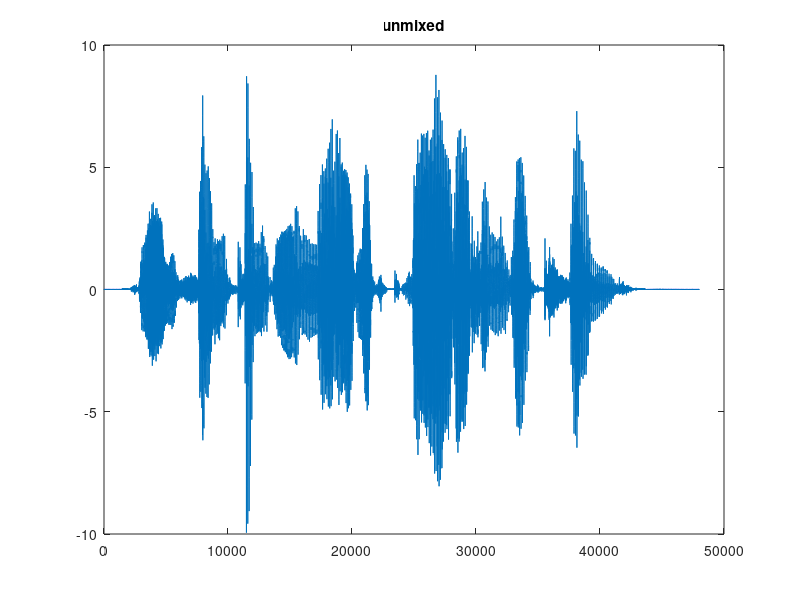
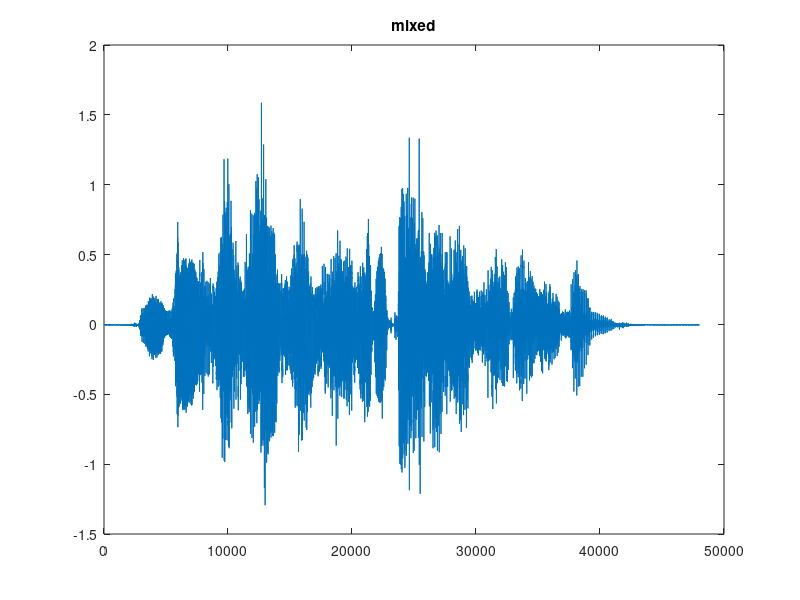

MATLAB code for these plots, in order:
clc
close all
clear all
load mixtures_task4.mat
fs=12000;t=4;

W=eye(3); %3 mixtures
I=W*W';
L=48000;alpha=0.02;loop=10
s=zeros(3,L)
for k=1:loop
for i=1:L
S=W*U(:,i);
W=W+alpha*(I-2*tanh(S)*S')*W;
alpha=alpha*0.999;
s(:,i)=S;
end
end
figure
plot(s(2,:))
title('unmixed')
figure
plot(U(2,:))
title('mixed')
%sound(s(1,:)/max(s(1,:)),fs) need to normalize  rescale it 
%from -1 to 2 to -10 to 10 graph for speaker rescale
% sound(u(1,:),fs)
